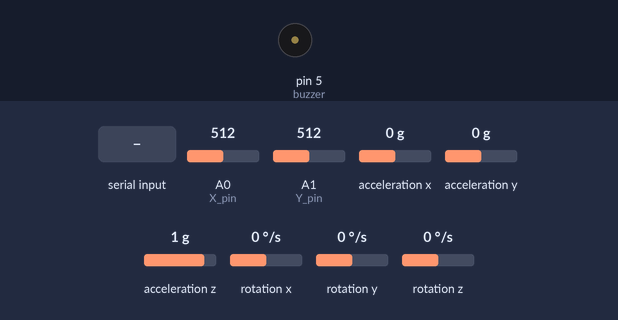
A sketch run on a simulated Arduino Uno, built with avr-gcc and run on an emulated ATmega328P. Parts: buzzer (waves = sounding, pin HIGH). Wiring (inferred from the names in the program): MPU-6050 motion sensor at I2C address 0x68. Inputs (shaded band) come from the test bench; at power-on: acceleration x 0 g, A0 (X_pin) = 512, A1 (Y_pin) = 512, acceleration y 0 g, acceleration z 1 g, rotation x 0 °/s, rotation y 0 °/s, rotation z 0 °/s. What the sketch prints to the serial monitor is not drawn.

Above: at 1.2 s.
1.3 s: "x" received over Serial
At 1.5 s:
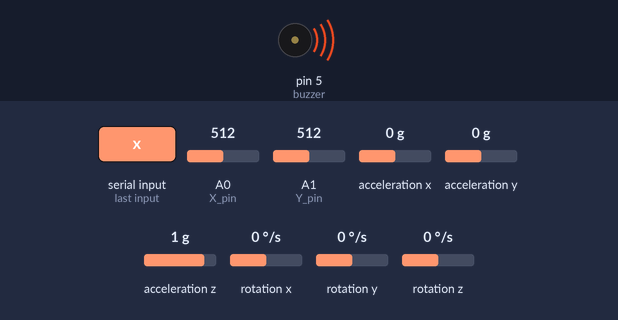
3.2 s: acceleration x set to -1.4 g
4.7 s: A0 (X_pin) set to 190
Timing chart, 0 to 7.7 s (numbered marks = the images above; inputs shaded):
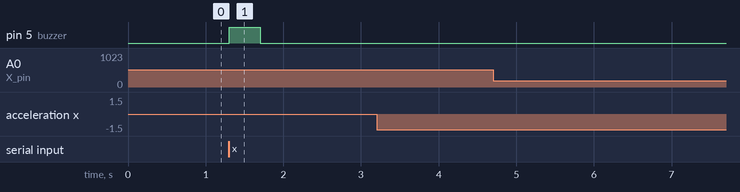

The sketch:

LAB2.ino
```cpp
#include<Wire.h>
 char buzzervalue, sendbonus, sendpythonnew='\0', sendpythonold='x';
  const int buzzer = 5;
  const int SW_pin = 2;                                         // digital pin connected to switch output
  const int X_pin = 0;                                          // analog pin connected to X output
  const int Y_pin = 1;                                          // analog pin connected to Y output
  const int MPU_addr=0x68;                                      // I2C address of the MPU-6050
int16_t AcX,AcY,AcZ,Tmp,GyX,GyY,GyZ;
void setup()
{
  Wire.begin();
  Wire.beginTransmission(MPU_addr);
  Wire.write(0x6B);                                             // PWR_MGMT_1 register
  Wire.write(0);                                                // set to zero (wakes up the MPU-6050)
  Wire.endTransmission(true);
  pinMode(SW_pin, INPUT);
  pinMode(buzzer, OUTPUT);
  digitalWrite(SW_pin, HIGH);
  Serial.begin(9600);
}
void loop(){
  Wire.beginTransmission(MPU_addr);
  Wire.write(0x3B);  // starting with register 0x3B (ACCEL_XOUT_H)
  Wire.endTransmission(false);
  Wire.requestFrom(MPU_addr,14,true);  // request a total of 14 registers
  AcX=Wire.read()<<8|Wire.read();  // 0x3B (ACCEL_XOUT_H) & 0x3C (ACCEL_XOUT_L)
  AcY=Wire.read()<<8|Wire.read();  // 0x3D (ACCEL_YOUT_H) & 0x3E (ACCEL_YOUT_L)
  AcZ=Wire.read()<<8|Wire.read();  // 0x3F (ACCEL_ZOUT_H) & 0x40 (ACCEL_ZOUT_L)
  Tmp=Wire.read()<<8|Wire.read();  // 0x41 (TEMP_OUT_H) & 0x42 (TEMP_OUT_L)
  GyX=Wire.read()<<8|Wire.read();  // 0x43 (GYRO_XOUT_H) & 0x44 (GYRO_XOUT_L)
  GyY=Wire.read()<<8|Wire.read();  // 0x45 (GYRO_YOUT_H) & 0x46 (GYRO_YOUT_L)
  GyZ=Wire.read()<<8|Wire.read();  // 0x47 (GYRO_ZOUT_H) & 0x48 (GYRO_ZOUT_L)
  /* Serial.println(AcX);
  Serial.println(AcY);
  Serial.println(AcZ);
  Serial.println(GyX);
  Serial.println(GyY);
  Serial.println(GyZ);
  Serial.println(" ");
  delay(200); */
  if(AcZ>25000)
  {
    sendbonus = 'z';
    Serial.write(sendbonus);
    delay(400);
  }
  if(analogRead(X_pin) < 200  || AcX > 6000)
  { sendpythonnew = 'a';
  }
  else if(analogRead(X_pin) > 800 || AcX < -6000)
  {
    sendpythonnew = 'd';
  }
 else if(analogRead(Y_pin) < 200 || AcY  < -5000)
  {
    sendpythonnew = 'w';
  }
  else if(analogRead(Y_pin) > 800 || AcY > 5000 )
  {
    sendpythonnew = 's';
  }
  if(sendpythonold != sendpythonnew)
  {
    Serial.write(sendpythonnew);
    delay(400);
    sendpythonold=sendpythonnew;
  }

  if(Serial.available())
  { buzzervalue = Serial.read();
  if(buzzervalue == 'x')
    {digitalWrite(buzzer, HIGH);
    delay(400);
    digitalWrite(buzzer, LOW);
  }}
  }
```

Measured:
- after the input at 1.3 s, pin 5 (buzzer): LOW → HIGH at once, → LOW 0.40 s later
- after the input at 3.2 s, every drawn part: stays the same
- after the input at 4.7 s, every drawn part: stays the same
